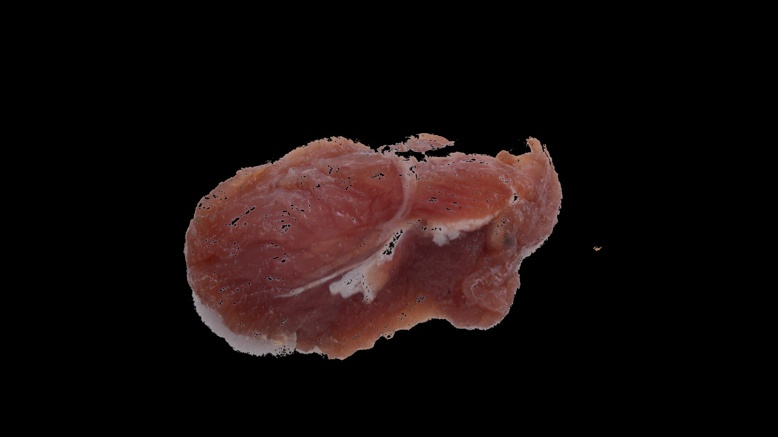
#> input picture Threshold/Babi/Babi_1.jpg, 778 x 437 px, given as the content of the folder Dataset, which was not available
$ jupyter execute pre-processing.ipynb
#> lines starting #> are read from the running program, lines starting #| are printed output that depends on the picture; after the words box and inside, x2 and y2 are one past the last pixel; in counts of white or black regions, pixels touching at a corner belong together; long printed decimals are rounded; pictures that were not available may be replaced by others from this repository, and a replacement may not be noted
[cell 1]
import numpy as np
import matplotlib.pyplot as plt
from skimage.io import imread, imshow
from skimage.color import rgb2gray, rgb2hsv
from skimage.morphology import area_opening
from skimage.exposure import histogram
from skimage.filters import threshold_otsu
from PIL import Image
import os
import matplotlib.pyplot as plt
import cv2
import pickle
import pandas as pd

[cell 2]
path = 'Dataset'

[cell 3]
#Menyimpan gambar setelah proses thresholding ke dalam folder Threshold
save_path = 'Threshold/'
def masked_image(image, mask):
    r = image[:,:,0] * mask
    g = image[:,:,1] * mask
    b = image[:,:,2] * mask
    return np.dstack([r,g,b])

for filename in os.listdir(path):
    if not os.path.isdir(save_path + filename):
        os.mkdir(save_path + filename)
    for index, imagename in enumerate(os.listdir(os.path.join(path, filename))):
        image = imread(os.path.join(path, filename, imagename))
#> image is the input picture: shape (437, 778, 3); mean R, G, B 21.8, 12.7, 12.2
        gray = rgb2gray(image)
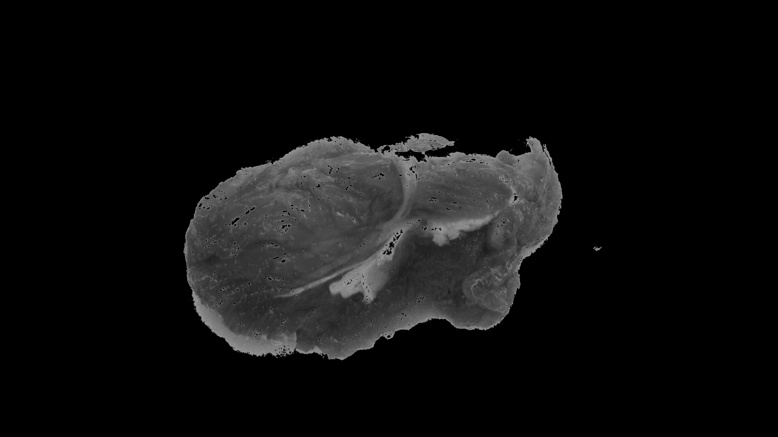
#> gray: shape (437, 778) float64; min 0, max 0.618, mean 0.0572
        thresh = threshold_otsu(gray)
#> thresh = 0.153
        masking  = gray < thresh
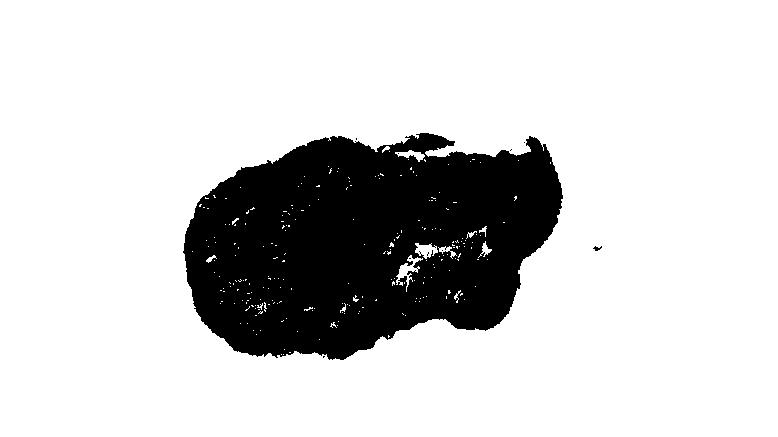
#> masking: shape (437, 778) bool; 81.5% white; 10 black regions (8 under 20 px), largest, box (x1, y1, x2, y2) and area: (183, 133, 563, 360) 62869, (593, 246, 602, 251) 24
        filtered = masked_image(image, masking)
#> in masked_image, `r = image[:,:,0] * mask`:
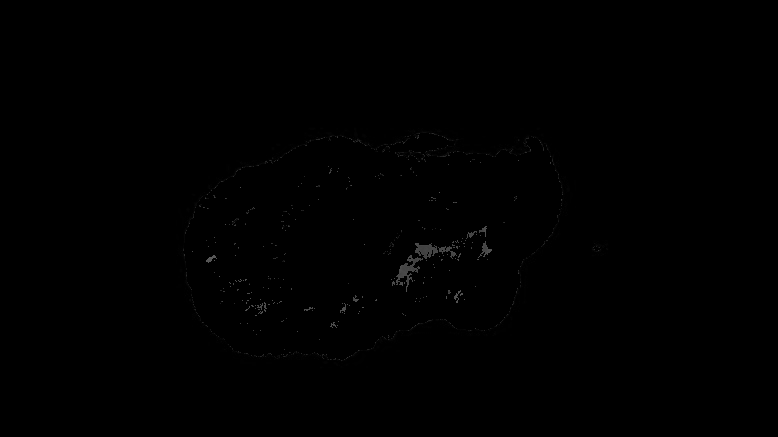
#> r: shape (437, 778); min 0, max 92, mean 0.4
        image = Image.fromarray(filtered)
        image = image.resize((778, 437))
        image = np.asarray(image)

        image = cv2.cvtColor(image, cv2.COLOR_RGB2BGR)
        cv2.imwrite(f'{save_path}/{filename}/{filename}_{index + 1}.jpg', image)

[cell 4]
path_threshold = 'Threshold'

[cell 5]
#Menyimpan Gambar setelah di ubah RGB to HSV ke dalam Folder HSV
save_hsv = 'HSV/'
for filename in os.listdir(path_threshold):
    if not os.path.isdir(save_hsv + filename):
        os.mkdir(save_hsv + filename)
    for imagename in os.listdir(os.path.join(path_threshold, filename)):
        image = imread(os.path.join(path_threshold, filename, imagename))

        image = cv2.cvtColor(image, cv2.COLOR_BGR2HSV)
#> image: shape (437, 778, 3); mean H, S, V 24.4, 27.5, 21.8
        print(image.mean())
#| 24.571
        break
#         cv2.imwrite(f'{save_hsv}/{filename}/{imagename}', image)

[cell 6]
path_hsv = 'HSV/'

[cell 7]
#Mencari mean darI Gambar untuk menentukan nilai mean HSV, kemudian menyimpannya ke dalam bentuk array
data_hsv = {}
for filename in os.listdir(path_hsv):
    for imagename in os.listdir(os.path.join(path_hsv, filename)):
        image = cv2.imread(os.path.join(path_hsv, filename, imagename))

        h,s,v = cv2.split(image)
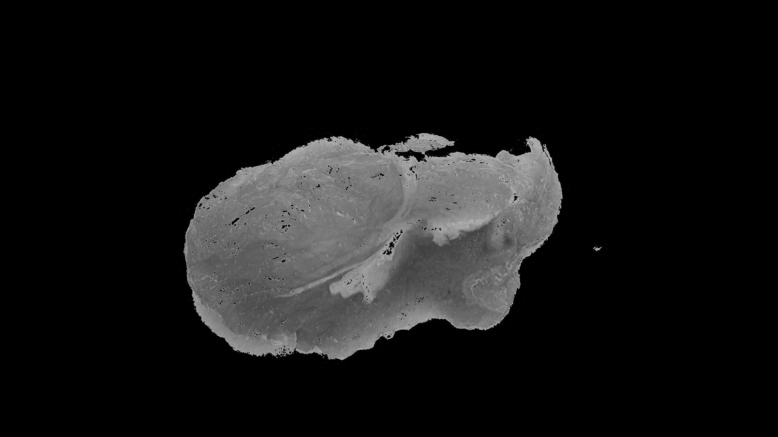
#> v: shape (437, 778); min 0, max 181, mean 21.8
        hmean = h.mean()
#> hmean = 12.18
        smean = s.mean()
#> smean = 12.67
        vmean = v.mean()
#> vmean = 21.81
        data_hsv[f'{imagename}'] = (hmean, smean, vmean, filename)

[cell 8]
data_hsv
#> Out = {'Babi_1.jpg': (12.18, 12.67, 21.81, 'Babi_1.jpg')}
